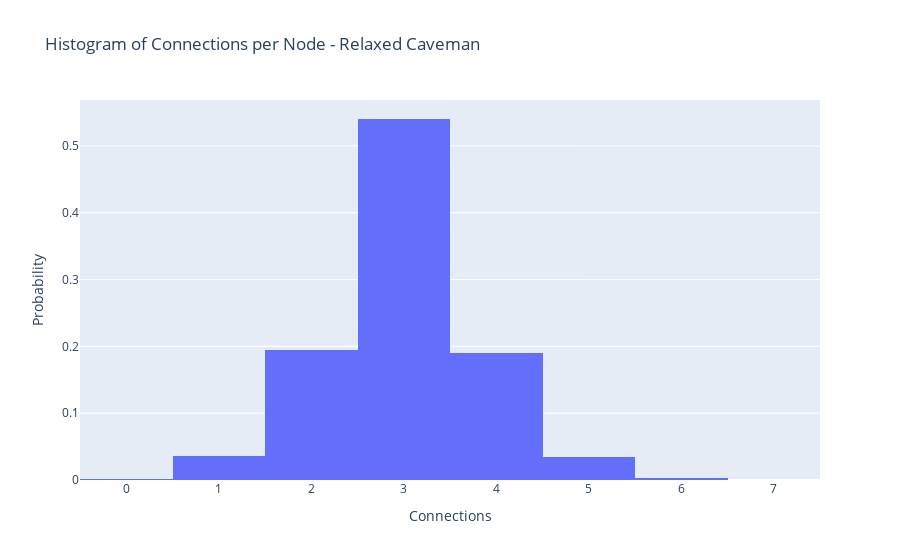

The code cell stored with this chart in its notebook:
### Code cell
G = init_graph(initial_infection = .05, graph_model = 'relaxed_caveman', pop_size=100)

fig = go.Figure(go.Histogram(x=[deg for n, deg in G.degree()], histnorm='probability'))
fig.update_layout(title_text='Histogram of Connections per Node - Relaxed Caveman',
                  xaxis_title_text='Connections', # xaxis label
                  yaxis_title_text='Probability', # xaxis label

                 )
fig.show()
fig.write_image('relaxed_caveman.png', format='png', scale=3)

### Figure 1 — Plotly figure (JSON) as saved in the notebook; plotly's stock layout.template omitted (floating-point values rounded to 4 significant figures; data arrays with more than 128 entries replaced by an {"elided": "..."} marker saying what was removed)
{"data": [{"histnorm": "probability", "type": "histogram", "x": {"elided": "10000 int values"}}], "layout": {"title": {"text": "Histogram of Connections per Node - Relaxed Caveman"}, "xaxis": {"title": {"text": "Connections"}}, "yaxis": {"title": {"text": "Probability"}}}}
